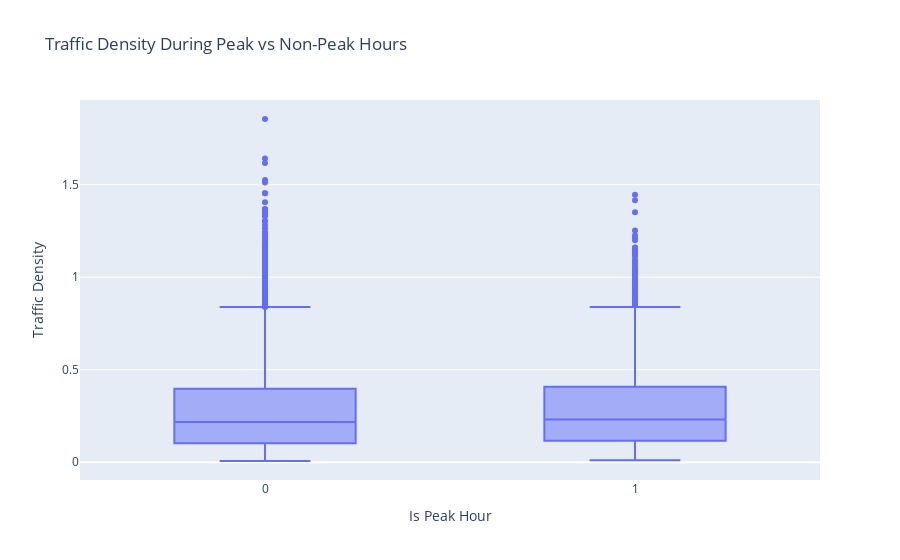

Notebook source saved alongside this figure:
### Code cell
fig5 = px.box(df, x="Is Peak Hour", y="Traffic Density",
              title="Traffic Density During Peak vs Non-Peak Hours")
fig5.show()

### Figure 1 — Plotly figure (JSON) as saved in the notebook; plotly's stock layout.template omitted (floating-point values rounded to 4 significant figures; data arrays with more than 128 entries replaced by an {"elided": "..."} marker saying what was removed)
{"data": [{"alignmentgroup": "True", "hovertemplate": "Is Peak Hour=%{x}<br>Traffic Density=%{y}<extra></extra>", "legendgroup": "", "marker": {"color": "#636efa"}, "name": "", "notched": false, "offsetgroup": "", "orientation": "v", "showlegend": false, "type": "box", "x": {"elided": "12000 int values"}, "x0": " ", "xaxis": "x", "y": {"elided": "12000 float values"}, "y0": " ", "yaxis": "y"}], "layout": {"boxmode": "group", "legend": {"tracegroupgap": 0}, "title": {"text": "Traffic Density During Peak vs Non-Peak Hours"}, "xaxis": {"anchor": "y", "domain": [0, 1], "title": {"text": "Is Peak Hour"}}, "yaxis": {"anchor": "x", "domain": [0, 1], "title": {"text": "Traffic Density"}}}}
